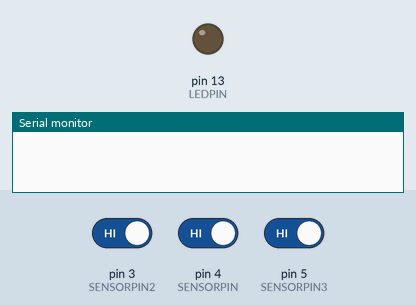
A sketch run on a simulated Arduino Uno, built with avr-gcc and run on an emulated ATmega328P. Shown: output pins drawn as LEDs (lit = HIGH), the last lines printed to the serial monitor. The inputs (shaded band) are chosen by the test bench; at power-on: pin 3 (SENSORPIN2) HIGH, pin 4 (SENSORPIN) HIGH, pin 5 (SENSORPIN3) HIGH.

Above: at 1.2 s.
1.3 s: pin 3 (SENSORPIN2) driven LOW
At 1.7 s:
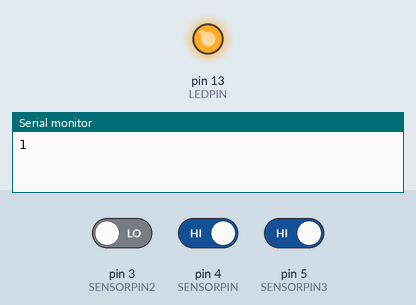
3.3 s: pin 4 (SENSORPIN) driven LOW
At 4.3 s:
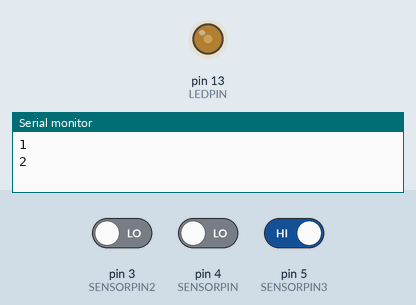
5.3 s: pin 5 (SENSORPIN3) driven LOW
At 6.2 s:
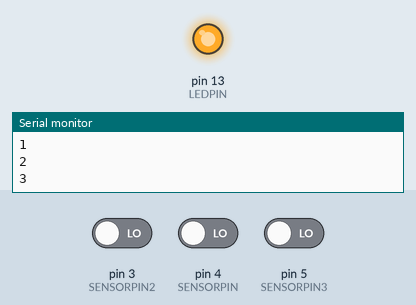
Timing chart, 0 to 8.3 s (numbered marks = the images above; inputs shaded):
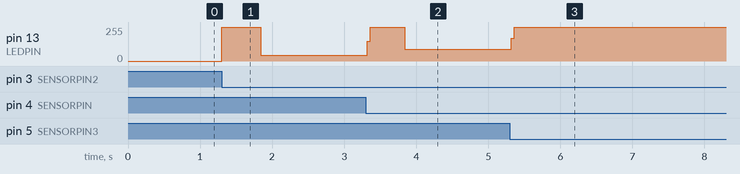

The sketch:

sketch_jan30a.ino
```cpp
/*
  IR Breakbeam sensor demo!
*/

#define LEDPIN 13
  // Pin 13: Arduino has an LED connected on pin 13
  // Pin 11: Teensy 2.0 has the LED on pin 11
  // Pin  6: Teensy++ 2.0 has the LED on pin 6
  // Pin 13: Teensy 3.0 has the LED on pin 13

#define SENSORPIN 4
#define SENSORPIN2 3
#define SENSORPIN3 5
//#define SENSORPIN4 6

// variables will change:
int sensorState1 = 0, lastState1=0, count = 0;        // variable for reading the pushbutton status
int sensorState2 = 0, lastState2=0;
int sensorState3 = 0, lastState3 = 0;
//int sensorState4 = 0, lastState3 = 0;

void setup() {
  // initialize the LED pin as an output:
  pinMode(LEDPIN, OUTPUT);
  // initialize the sensor pin as an input:
  pinMode(SENSORPIN, INPUT);
  digitalWrite(SENSORPIN, HIGH); // turn on the pullup
  digitalWrite(SENSORPIN2, HIGH);
  digitalWrite(SENSORPIN3, HIGH);
  //digitalWrit(SENSORPIN4, HIGH);

  Serial.begin(9600);
}

void loop(){
  // read the state of the pushbutton value:
  sensorState1 = digitalRead(SENSORPIN);
  sensorState2 = digitalRead(SENSORPIN2);
  sensorState3 = digitalRead(SENSORPIN3);
  //sensorState4 = digitalRead(SENSORPIN4);

  // check if the sensor beam is broken
  // if it is, the sensorState is LOW:
  if (sensorState1 == LOW) {
    // turn LED on:
    digitalWrite(LEDPIN, HIGH);
  }
  else {
    // turn LED off:
    digitalWrite(LEDPIN, LOW);
  }

  //if (sensorState && !lastState) {
    //Serial.println("Unbroken");
  //}
  if (!sensorState1 && lastState1) {
    count++;
    Serial.println(count);
    delay(500);
  }
  lastState1 = sensorState1;


  // check if the sensor beam is broken
  // if it is, the sensorState is LOW:
  if (sensorState2 == LOW) {
    // turn LED on:
    digitalWrite(LEDPIN, HIGH);
  }
  else {
    // turn LED off:
    digitalWrite(LEDPIN, LOW);
  }

  //if (sensorState && !lastState) {
    //Serial.println("Unbroken");
  //}
  if (!sensorState2 && lastState2) {
    count++;
    Serial.println(count);
    delay(500);
  }
  lastState2 = sensorState2;

  if (sensorState3 == LOW) {
    // turn LED on:
    digitalWrite(LEDPIN, HIGH);
  }
  else {
    // turn LED off:
    digitalWrite(LEDPIN, LOW);
  }

  //if (sensorState && !lastState) {
    //Serial.println("Unbroken");
  //}
  if (!sensorState3 && lastState3) {
    count++;
    Serial.println(count);
    delay(500);
  }
  lastState3 = sensorState3;

  /*if (sensorState4 == LOW) {
    // turn LED on:
    digitalWrite(LEDPIN, HIGH);
  }
  else {
    // turn LED off:
    digitalWrite(LEDPIN, LOW);
  }

  //if (sensorState && !lastState) {
    //Serial.println("Unbroken");
  //}
  if (!sensorState4 && lastState4) {
    count++;
    Serial.println(count);
    delay(500);
  }
  lastState4 = sensorState4;*/
}
```

Measured:
- after the input at 1.3 s, pin 13 (LEDPIN): 0/255 → 255/255 at once, → 43/255 0.54 s later
- after the input at 3.3 s, pin 13 (LEDPIN): 43/255 → 255/255 at once, → 88/255 0.52 s later
- after the input at 5.3 s, pin 13 (LEDPIN): 88/255 → 255/255 at once
